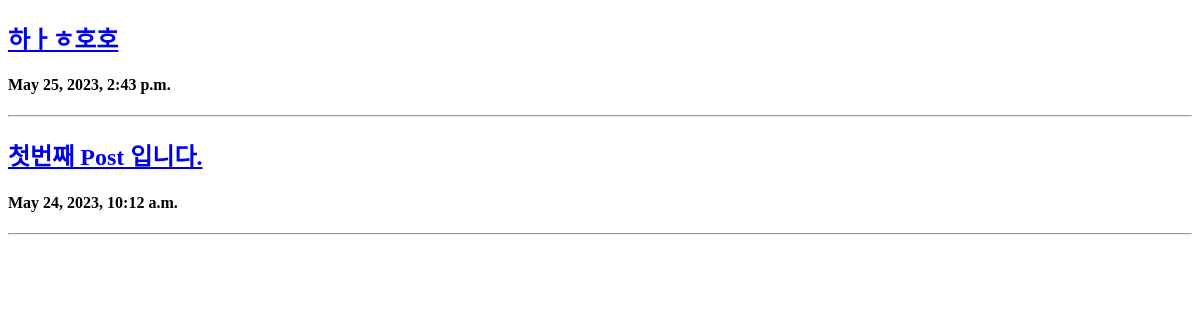
Page /post/ on the earlier database version.
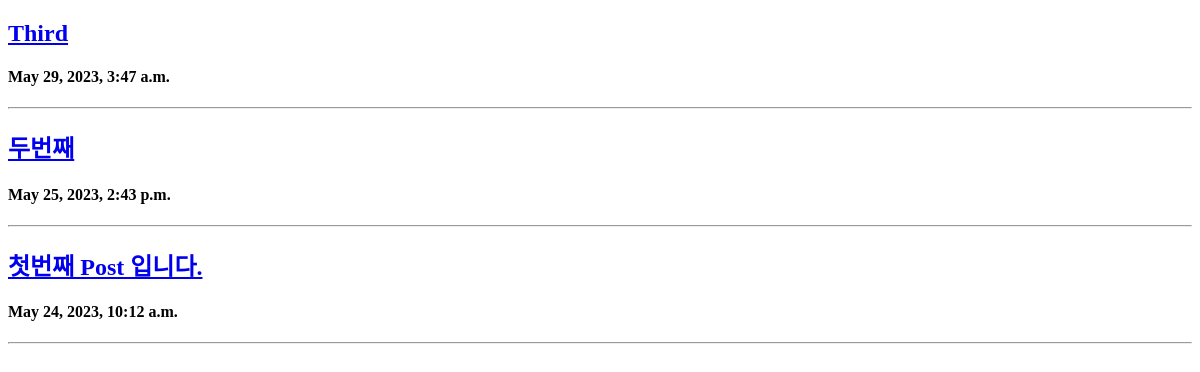
Same page on the later database version.
### post/models.py (models this page shows, shortened)
class Post(models.Model):
    title = models.CharField(max_length=200)
    author = models.ForeignKey(User, on_delete=models.CASCADE)
    body = models.TextField()
    category = models.ForeignKey(Category, on_delete=models.CASCADE)
    date = models.DateTimeField(auto_now_add=True)
    like = models.IntegerField(default=0)
    dislike = models.IntegerField(default=0)
    content_img = models.ImageField(null=True)
    content_file = models.FileField(null=True)

### post/views.py (the view)
# urls.py: path('', views.index, name='index'), # List
def index(request):
    object_list = Post.objects.all().order_by('-id')
    return render(request, 'index.html', {'object_list': object_list})

### post/templates/index.html (shortened to what this page needs)
<!DOCTYPE html>
<html lang="en">
<head>
</head>
<body>
    {% for object in object_list %}
        <a href="{{ object.id }}"><h2>{{ object.title }}</h2></a>
        <h4>{{ object.date }}</h4>
        <hr>
    {% endfor %}
</body>
</html>

Differences in the rows shown:
added Post: title "Third", date "May 29, 2023, 3:47 a.m."
changed Post: title "하ㅏㅎ호호" → "두번째"
